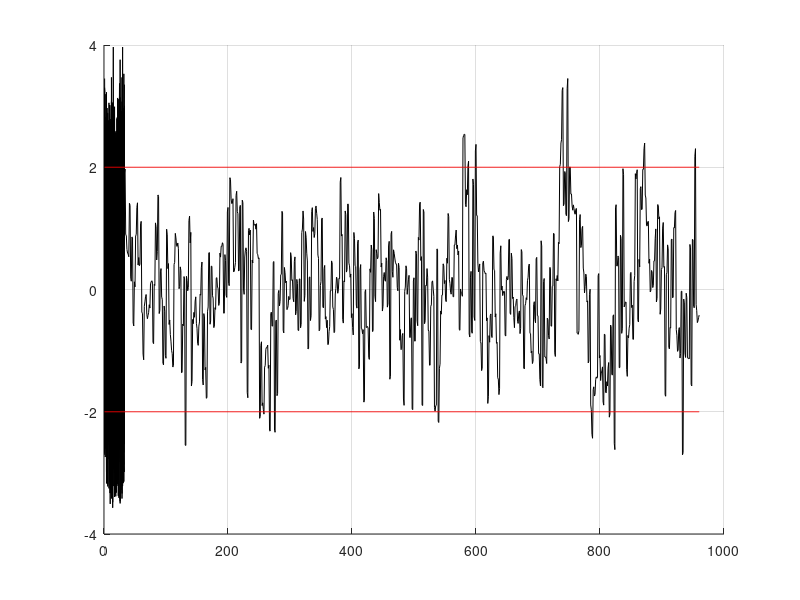

Write MATLAB code to recreate this figure. (Note: this script raises an error after producing the figure.)
clear
clc

%% Phase 1: off-line modeling
% step 1: input data
load d00_te.mat;                                 % sampled data under normal condition
s=[1:22,42:52];                                  % variable index
X0=d00_te(:,s);

% step 2: data normalization
[Xref,Xmean,Xstd]=zscore(X0);           % data normalization
[N,p] = size(Xref);

figure
hold on
for i = 1:N
    plot(1:p, Xref(i, 1:p), 'k')
end
grid on

% step 3: Univariate 2-sigma visualization

XstdXref = std(Xref(:,1))
plot(1:N,Xref(:,1), 'k')
hold on
plot(1:N,repmat(2*XstdXref,1,N), 'r')
hold on
plot(1:N,repmat(-2*XstdXref,1,N), 'r')
hold off

load d05_te.mat;    %load faulty data
X=d05_te(:,s);

% step 2: data normalization
Xcrt=autoscale(X,Xmean,Xstd);              % data scaling
n = size(Xcrt,1);

n0 = 160;
for i = 1:n
    pause(0.1)
    if i > n0
        plot(1:p, Xcrt(i, :), 'r');
    else
        plot(1:p, Xcrt(i, :), 'b');
    end
end

hold off

% step 3: Univariate 2-sigma visualization

XstdXcrt = std(Xcrt(:,1))
plot(1:N,Xcrt(:,1), 'k')
hold on
plot(1:N,repmat(2*XstdXcrt,1,N), 'r')
hold on
plot(1:N,repmat(-2*XstdXcrt,1,N), 'r')
hold off